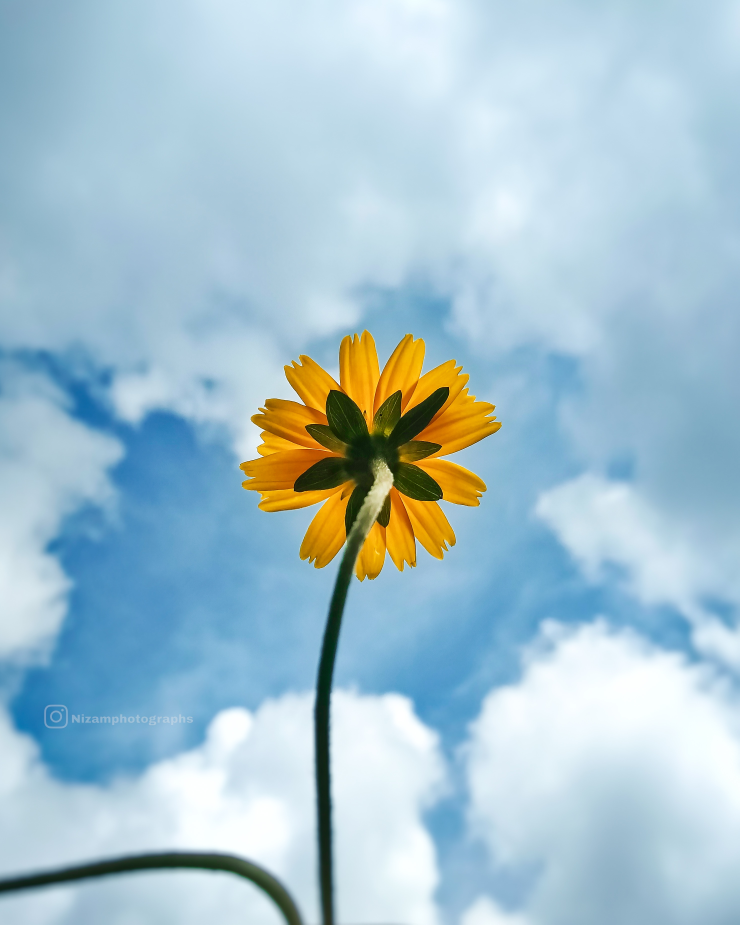
#> input picture CYBER-SECURITY/skillcraft_CS_01-main/jetsgo/903783313733582855.jpg, 2957 x 3697 px (shown at 1/4 size)
$ python Task2.py
#> lines starting #> are read from the running program, lines starting #| are printed output that depends on the picture
#> the answer given: 903783313733582855.jpg

from PIL import Image
import numpy as np

def encrypt_image(image_path, key):
    # Open the image
#> called with image_path = '903783313733582855.jpg', key = array of shape (3,)
    img = Image.open(image_path)
#> img is the input picture: PIL image 2957x3697 RGB; mean R, G, B 165.1, 194.4, 207

    # Convert the image to a NumPy array
    img_array = np.array(img)

    # Ensure key has the same shape as img_array
    key = np.resize(key, img_array.shape)

    # Encrypt each pixel using XOR with the key
    encrypted_array = np.bitwise_xor(img_array, key)
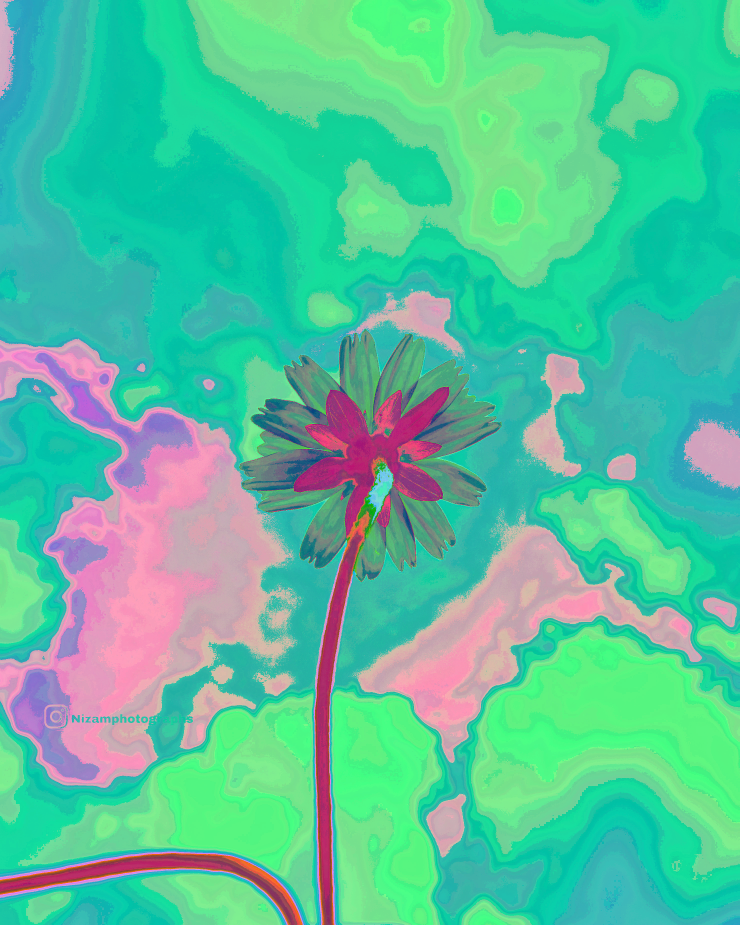
#> encrypted_array: shape (3697, 2957, 3) (shown at 1/4 size); mean R, G, B 85.9, 193.9, 157.7

    # Convert the encrypted array back to an image
    encrypted_img = Image.fromarray(encrypted_array)

    # Save the encrypted image
    encrypted_img.save("encrypted_image.png")
    print("Image encrypted successfully.")


def decrypt_image(encrypted_image_path, key):
    # Open the encrypted image
    encrypted_img = Image.open(encrypted_image_path)

    # Convert the encrypted image to a NumPy array
    encrypted_array = np.array(encrypted_img)

    # Ensure key has the same shape as encrypted_array
    key = np.resize(key, encrypted_array.shape)

    # Decrypt each pixel using XOR with the key
    decrypted_array = np.bitwise_xor(encrypted_array, key)

    # Convert the decrypted array back to an image
    decrypted_img = Image.fromarray(decrypted_array)

    # Save the decrypted image
    decrypted_img.save("decrypted_image.png")
    print("Image decrypted successfully.")


def main():
    print("Image Encryption and Decryption using Pixel Manipulation")

    #image_path = 'D:\cs project\skillcraft_CS_01-main\skillcraft_CS_01-main\jetsgo\1_f3651453-9ace-4b6e-b0ac-4ee2b9e5e7cd.webp'. enter your image path as input
    image_path = input("Enter the path to the image file: ")
    # Generate a random key (you can use any integer as the key)
    key = np.random.randint(0, 256, size=(3,), dtype=np.uint8)

    # Encrypt the image
    encrypt_image(image_path, key)

    # Decrypt the image
    decrypt_image("encrypted_image.png", key)

if __name__ == "__main__":
    main()
